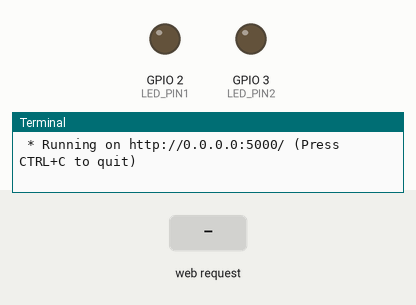
This program was run on a simulated Raspberry Pi (BCM pin numbers). On the bench: output pins drawn as LEDs (lit = HIGH), the last lines printed to the terminal. The test bench sets the inputs (shaded band). The clock reads 2024-03-15 10:24:30 at power-on unless the program sets it.

Above: at 1.2 s.
1.3 s: HTTP request for /Led/Yel/on received
At 2.2 s:
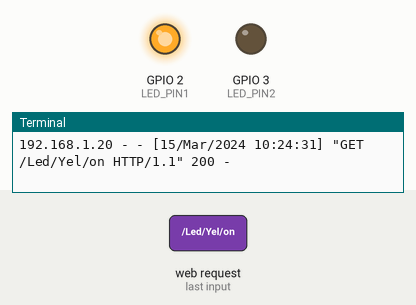
2.8 s: HTTP request for /Led/Bule/on received
At 3.4 s:
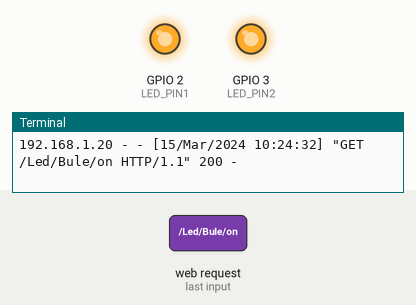
4.3 s: HTTP request for /Led/Yel/off received
At 5.7 s:
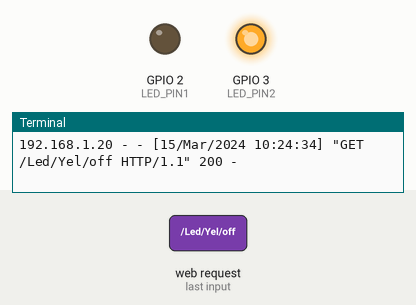
Timing chart, 0 to 7.3 s (numbered marks = the images above; inputs shaded):
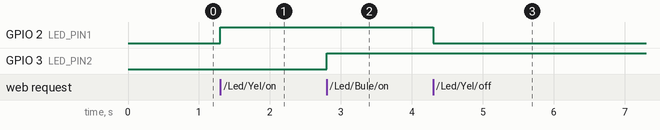

Measured:
- after the input at 1.3 s, GPIO 2 (LED_PIN1): LOW → HIGH at once
- after the input at 2.8 s, GPIO 3 (LED_PIN2): LOW → HIGH at once
- after the input at 4.3 s, GPIO 2 (LED_PIN1): HIGH → LOW at once

The program:

flask_led.py
```python
from flask import Flask
import RPi.GPIO as GPIO

LED_PIN1 = 2
LED_PIN2 = 3


# Flask 객체 생성
app = Flask(__name__)

GPIO.setmode(GPIO.BCM)
GPIO.setup(LED_PIN1, GPIO.OUT)
GPIO.setup(LED_PIN2, GPIO.OUT)

#alt shift 밑에 화살표 = 복붙
# 0.0.0.0:5000/
@app.route("/")
def hello():
    return '''
        <p>Hello, Flask!!</p>
        <a href="/Led/Yel/on">Led Yel on<a/>
        <a href="/Led/Yel/off">Led Yel off<a/>
        <a href="/Led/Bule/on">Led Bule on<a/>
        <a href="/Led/Bule/off">Led Bule off<a/>
    '''

@app.route("/Led/<color>/<op>")
def led_color_op(color, op):
    if color == "Yel":
        if op == "on":
            GPIO.output(LED_PIN1, GPIO.HIGH)
            return'''
            <p>Led Yel on</p>
            <a href="/">Go Home</a>
        '''
        elif op == "off":
            GPIO.output(LED_PIN1, GPIO.LOW)
            return'''
            <p>Led Yel off</p>
            <a href="/">Go Home</a>
        '''
    elif color == "Bule":
        if op == "on":
            GPIO.output(LED_PIN2, GPIO.HIGH)
            return'''
            <p>Led Yel on</p>
            <a href="/">Go Home</a>
        '''
        elif op == "off":
            GPIO.output(LED_PIN2, GPIO.LOW)
            return'''
            <p>Led Yel off</p>
            <a href="/">Go Home</a>
        '''


#터미널에서 직접 실행시킨 경우
if __name__ == "__main__":
    try:
        app.run(host="0.0.0.0", debug=True)
    finally:
        GPIO.cleanup()
```
